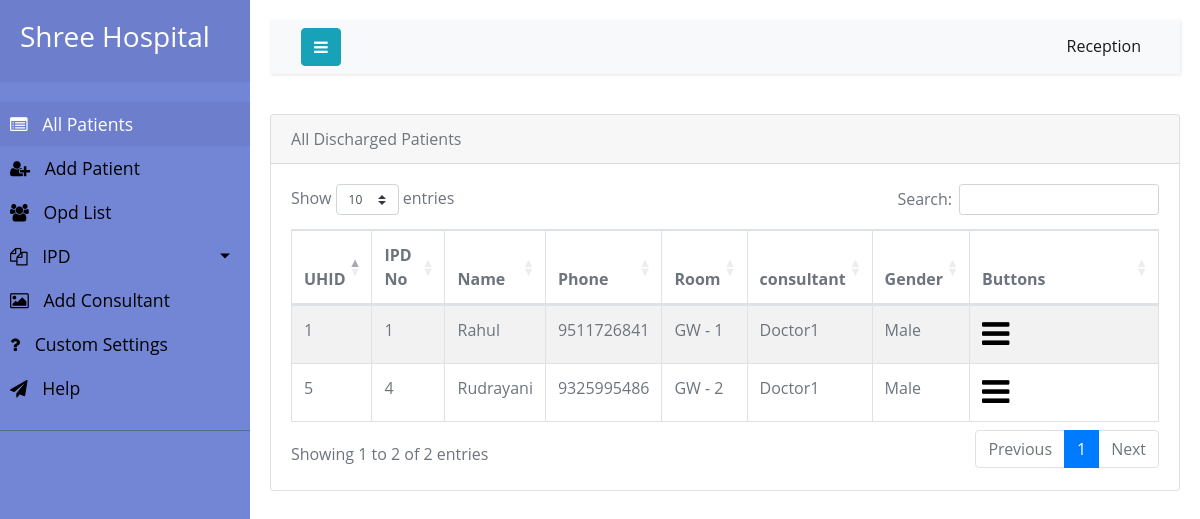
Screenshot of /dischargelist/ (signed in) with the database file from the repository.
### hospi/models.py (models this page shows, shortened)
class Discharge(models.Model):
    id =  models.AutoField(primary_key=True)
    ipd = models.ForeignKey(Ipd, on_delete=models.CASCADE, default=None)
    final_diagnosis = models.CharField(max_length=100, blank=True)
    discharge_condition = models.CharField(max_length=100)
    follow_up_advice = models.CharField(max_length=100)
    type_discharge = models.CharField(max_length=30, choices=Discharge_type)
    date_of_discharge = models.DateField(default=datetime.date.today)
    time_of_discharge = models.TimeField(blank=True, default=now)

class Ipd(models.Model):
    patient = models.ForeignKey(Patient, on_delete=models.CASCADE, blank=True)
    reason_admission = models.CharField(max_length=200, blank=True)
    provisional_diagnosis = models.CharField(max_length=200, )
    ipd_id = models.AutoField(primary_key=True)
    weight = models.CharField(max_length=10, blank=True)
    bill_responsible = models.CharField(max_length=100, blank=True)
    bill_relation = models.CharField(max_length=100, blank=True)
    rooms = models.ForeignKey(Rooms, on_delete=models.CASCADE, blank=True)
    date_of_admission = models.DateField(default=datetime.date.today)
    time_of_admission = models.TimeField(blank=True, default=now)
    condition_admission = models.CharField(max_length=20, choices=Admission_condition)
    consultant = models.CharField(max_length=20, choices=Consultant)
    secondary_consultant = models.CharField(max_length=200)

class Patient(models.Model):
    firstname = models.CharField(max_length=200)
    lastname = models.CharField(max_length=200)
    phone = models.CharField(max_length=20)
    alternate_phone = models.CharField(max_length=20)
    address = models.TextField()
    patient_id = models.AutoField(primary_key=True)
    gender = models.CharField(max_length=6, choices=Gender)

class Rooms(models.Model):
    name = models.CharField(max_length=200)
    def __str__(self):
        return str(self.name)

### hospi/views.py (the view)
# urls.py: path('dischargelist/', my_patient.discharge_list, name='discharge_list'),
@login_required
def discharge_list(request):
    dischargelist = Discharge.objects.all()
    return render(request, 'dischargelist.html', {'dischargelist': dischargelist})

### hospi/templates/dischargelist.html (shortened to what this page needs)
{% extends 'layout.html' %} {% block title %} All IPD {% endblock %} {% block body %}
<section>
	<div class="section-body">
		<div class="row">
			<div class="col-lg-12">
				<div class="card">
					<div class="card-header">
						<header>All Discharged Patients</header>
					</div>
					<div class="card-body">
						<div class="table-responsive">
							<table id="example" class="table table-striped table-bordered" style="width:100%">
								<thead>
									<tr>
										<th>UHID</th>
										<th>IPD No</th>
										<th>Name</th>
										<th>Phone</th>
										<th>Room</th>
										<th>consultant</th>
										<th>Gender</th>
										<th width="150px">Buttons</th>
									</tr>
								</thead>
								<tbody>{% for order in dischargelist %}
									<tr class="gradeX">
										<td>{{ order.ipd.patient.patient_id}}</td>
										<td>{{ order.ipd_id }}
											<td>{{ order.ipd.patient.firstname }}</td>
											<td>{{ order.ipd.patient.phone }}</td>
											<td>{{ order.ipd.rooms}}</td>
											<td>{{ order.ipd.consultant }}</td>
											<td>{{ order.ipd.patient.gender }}</td>
											<td> <a href="{% url 'discharge_history' order.ipd_id %}"><i class="fa fa fa-bars fa-2x" ></i> </a>
											</td>
									</tr>{% endfor %}</tbody>
							</table>
						</div>
						</div>
					</div>
				</div>
			</div>
		</div>
	</div>
{% endblock %}

### hospi/static/css/style4.css (style rules this page uses)
body { font-family: 'Poppins', sans-serif; background: #fafafa; }
a, a:hover, a:focus { color: inherit; text-decoration: none; transition: all 0.3s; }
i, span { display: inline-block; }

### hospi/templates/layout.html (style rules this page uses)
a, a:hover { color: initial; }
body { color: #6d747e; font-family: 'Open Sans', sans-serif; font-size: 16px; line-height: 1.5em; }
table { font-size: 1em; }

### rows the page displays
Discharge: ipd.patient.patient_id "1", ipd_id "1", ipd.patient.firstname "Rahul", ipd.patient.phone "9511726841", ipd.rooms "GW - 1", ipd.consultant "Doctor1", ipd.patient.gender "Male"
Discharge: ipd.patient.patient_id "5", ipd_id "4", ipd.patient.firstname "Rudrayani", ipd.patient.phone "9325995486", ipd.rooms "GW - 2", ipd.consultant "Doctor1", ipd.patient.gender "Male"
